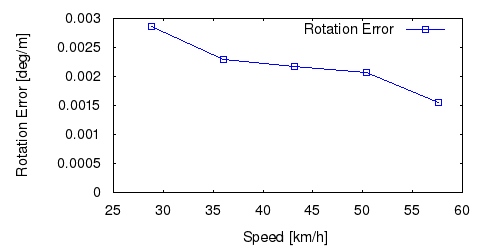

The script that saved this image:
set term postscript eps enhanced color
set output "20_rs.eps"
set size ratio 0.5
set yrange [0:*]
set xlabel "Speed [km/h]"
set ylabel "Rotation Error [deg/m]"
plot "20_rs.txt" using ($1*3.6):($2*57.3) title 'Rotation Error' lc rgb "#0000FF" pt 4 w linespoints
